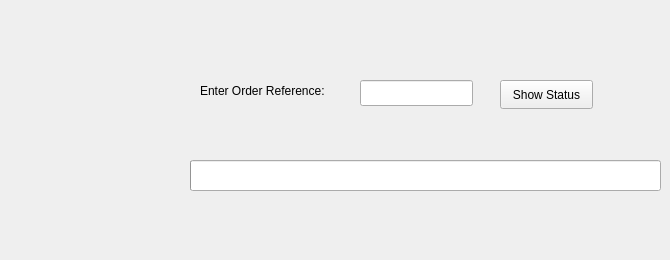
        <widget class="QWidget" name="tab_11">
         <attribute name="title">
          <string>status bar</string>
         </attribute>
         <widget class="QLineEdit" name="lineEdit_id_status">
          <property name="geometry">
           <rect>
            <x>360</x>
            <y>80</y>
            <width>113</width>
            <height>26</height>
           </rect>
          </property>
         </widget>
         <widget class="QPushButton" name="pushButton_status">
          <property name="geometry">
           <rect>
            <x>500</x>
            <y>80</y>
            <width>93</width>
            <height>29</height>
           </rect>
          </property>
          <property name="text">
           <string>Show Status</string>
          </property>
         </widget>
         <widget class="QLabel" name="label_16">
          <property name="geometry">
           <rect>
            <x>200</x>
            <y>80</y>
            <width>141</width>
            <height>21</height>
           </rect>
          </property>
          <property name="text">
           <string>Enter Order Reference:</string>
          </property>
         </widget>
         <widget class="QProgressBar" name="progressBar">
          <property name="geometry">
           <rect>
            <x>190</x>
            <y>160</y>
            <width>471</width>
            <height>31</height>
           </rect>
          </property>
          <property name="value">
           <number>0</number>
          </property>
          <property name="textVisible">
           <bool>false</bool>
          </property>
         </widget>
         <widget class="QLabel" name="label_5">
          <property name="geometry">
           <rect>
            <x>380</x>
            <y>210</y>
            <width>101</width>
            <height>41</height>
           </rect>
          </property>
          <property name="text">
           <string/>
          </property>
         </widget>
        </widget>
